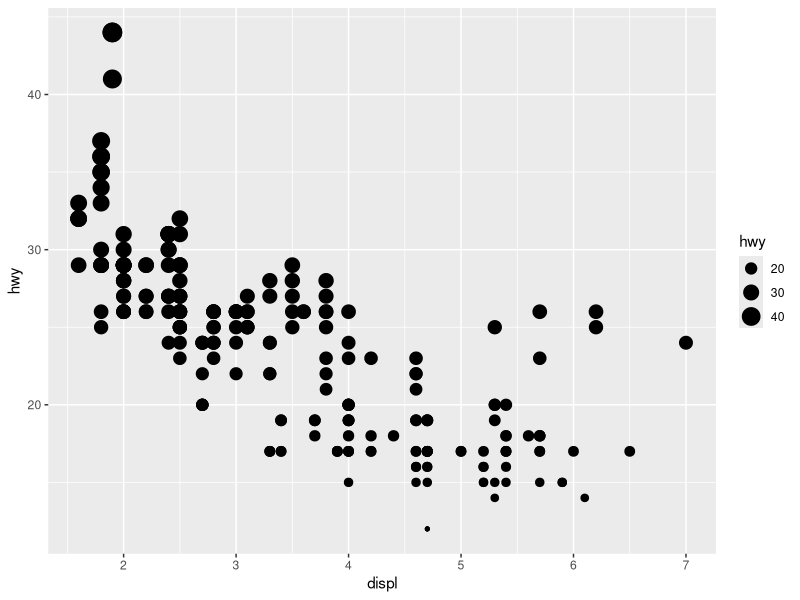
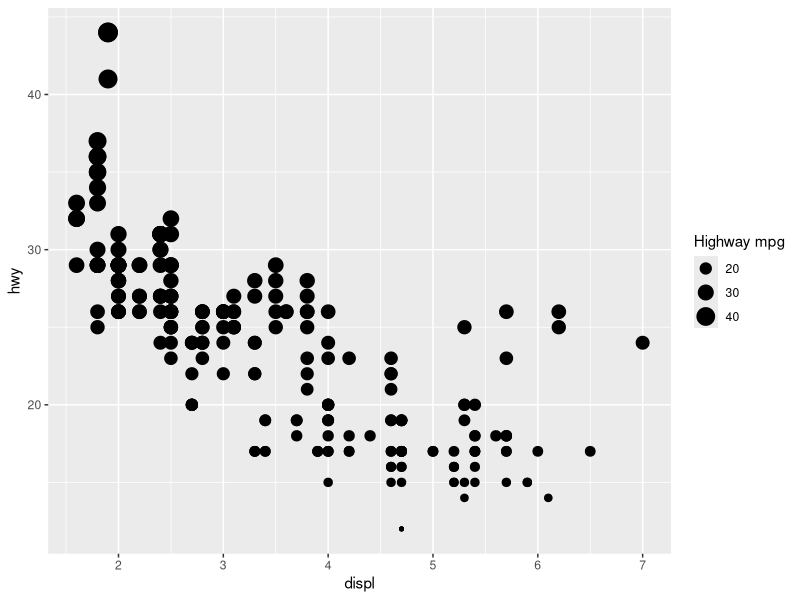
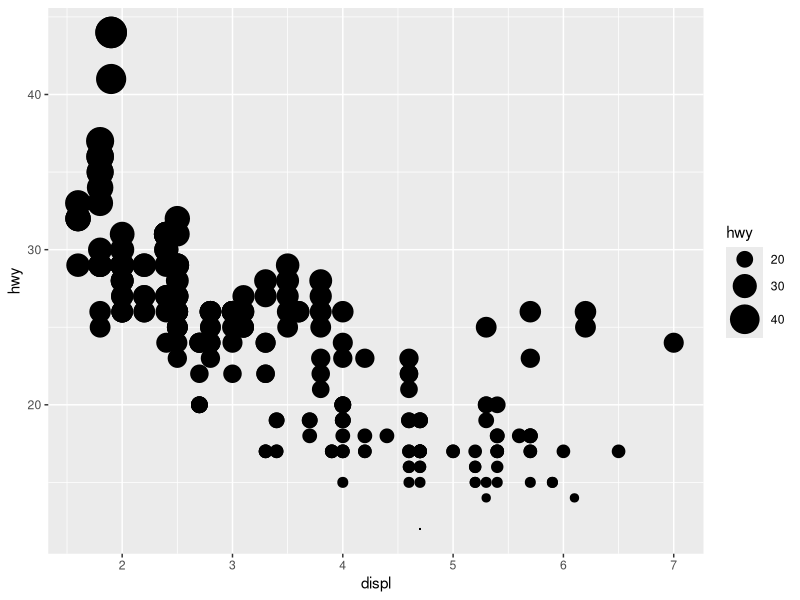
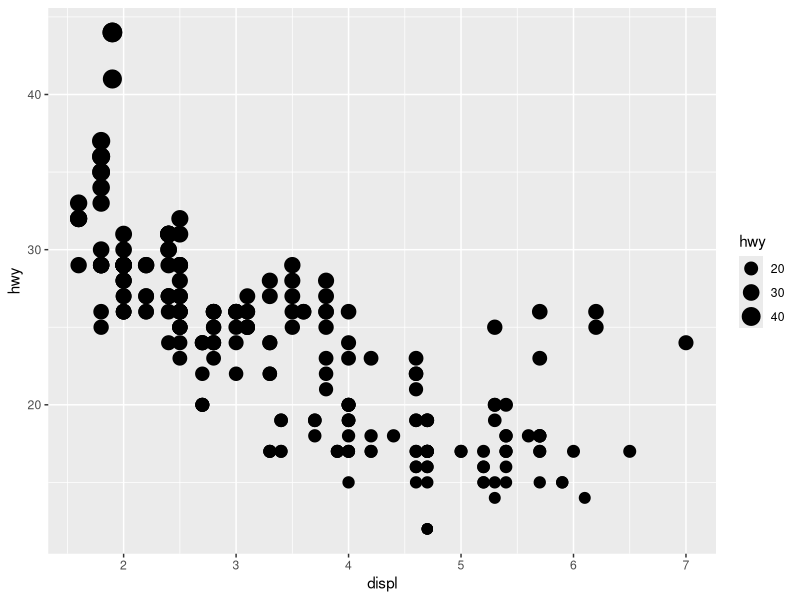
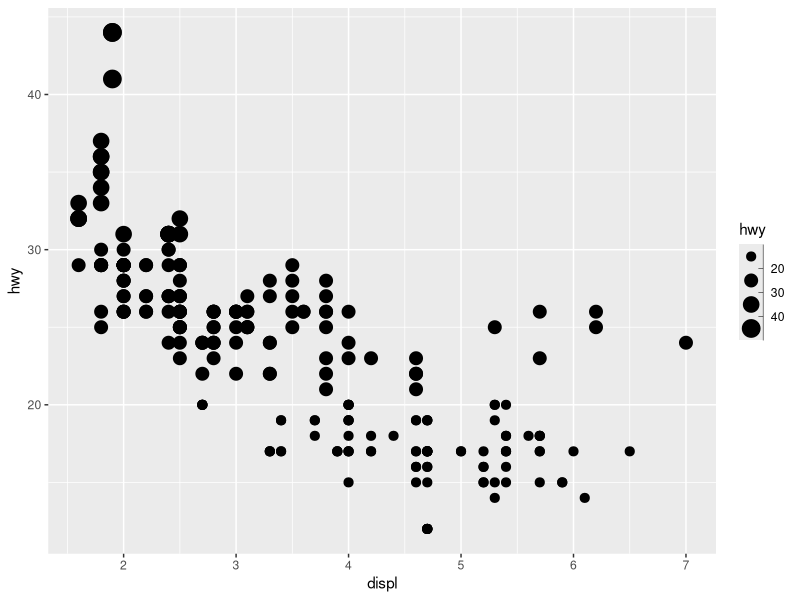
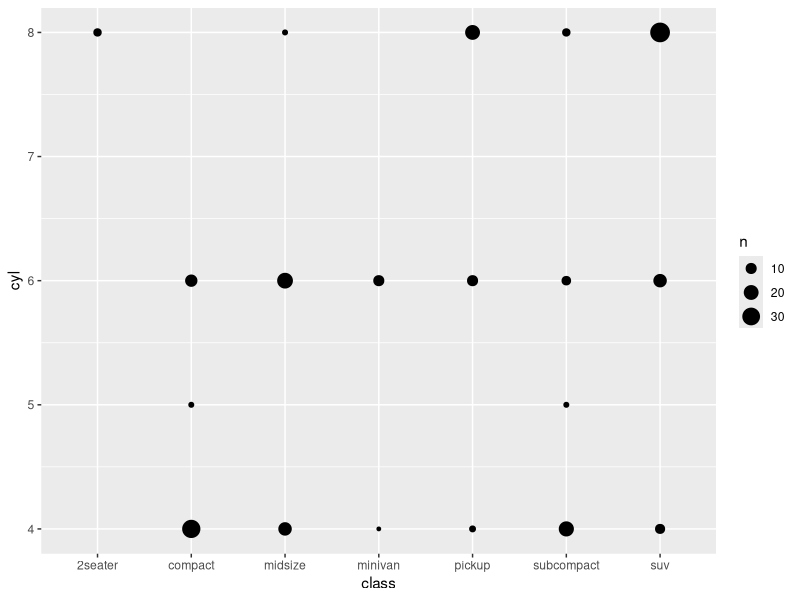
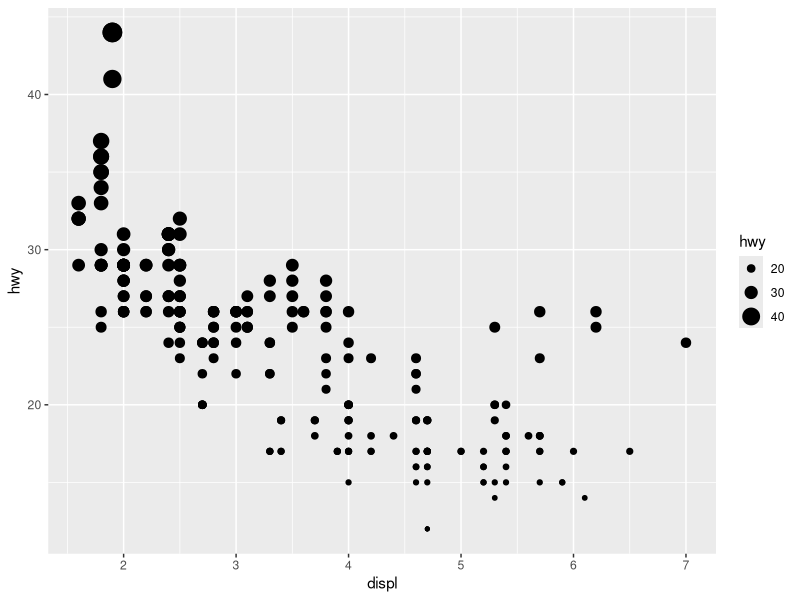

Recreate these plots in R, in order.
library(ggplot2)


### Name: scale_size
### Title: Scales for area or radius
### Aliases: scale_size scale_size_continuous scale_radius
###   scale_size_binned scale_size_discrete scale_size_ordinal
###   scale_size_area scale_size_binned_area scale_size_datetime
###   scale_size_date

### ** Examples

p <- ggplot(mpg, aes(displ, hwy, size = hwy)) +
   geom_point()
p
p + scale_size("Highway mpg")
p + scale_size(range = c(0, 10))

# If you want zero value to have zero size, use scale_size_area:
p + scale_size_area()

# Binning can sometimes make it easier to match the scaled data to the legend
p + scale_size_binned()

# This is most useful when size is a count
ggplot(mpg, aes(class, cyl)) +
  geom_count() +
  scale_size_area()

# If you want to map size to radius (usually bad idea), use scale_radius
p + scale_radius()
